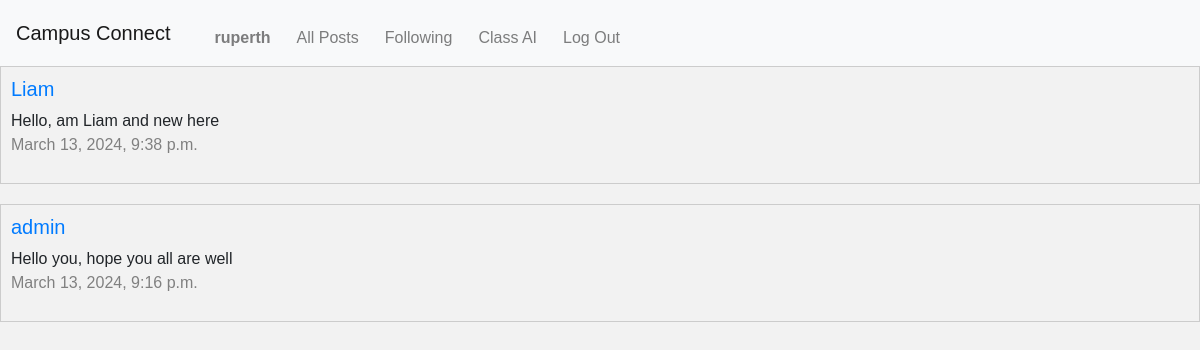
Screenshot of /following (signed in) with the database file from the repository.
### network/models.py (models this page shows, shortened)
class User(AbstractUser):
    pass

class Post(models.Model):
    text = models.TextField(default='')
    user = models.ForeignKey(User, on_delete=models.CASCADE)
    created_at = models.DateTimeField(auto_now_add=True)

### network/views.py (the view)
# urls.py: path("following", views.following, name="following"),
def following(request):
    follow_objects = Follow.objects.filter(follower=request.user)
    following_users = []
    for follow_object in follow_objects:
        following_users.append(follow_object.following)
    posts = Post.objects.filter(user__in=following_users).order_by("-created_at")
    return render(request, "network/following.html", {"posts": posts})

### network/templates/network/following.html (shortened to what this page needs)
{% extends "network/layout.html"%}
{% load static %}
{% block body %}
{% for post in posts %}
<div id="new-posts">
    <a href="{% url 'profile' post.user.pk %}"><h5>{{post.user}}</h5></a>
    {{post.text}}
    <p class="date">{{post.created_at}}</p>
</div>
{% endfor %}
{% endblock %}

### network/templates/network/layout.html (shortened to what this page needs)
{% load static %}
<!DOCTYPE html>
<html lang="en">
    <head>
        <link rel="stylesheet" href="https://stackpath.bootstrapcdn.com/bootstrap/4.4.1/css/bootstrap.min.css">
        <link href="{% static 'network/styles.css' %}" rel="stylesheet">
    </head>
    <body>
        <nav class="navbar navbar-expand-lg navbar-light bg-light">
            <a class="navbar-brand" href="#">Campus Connect</a>
            <div>
            <ul class="navbar-nav mr-auto">
                {% if user.is_authenticated %}
                    <li class="nav-item">
                        <a class="nav-link" href="{% url 'profile' user.pk %}"><strong>{{ user.username }}</strong></a>
                    </li>
                {% endif %}
                <li class="nav-item">
                  <a class="nav-link" href="{% url 'index' %}">All Posts</a>
                </li>
                {% if user.is_authenticated %}
                    <li class="nav-item">
                        <a class="nav-link" href="{% url 'following' %}">Following</a>
                    </li>
                    <li class="nav-item">
                        <a class="nav-link" href="{% url 'class_ai' %}">Class AI</a>
                    </li>
                    <li class="nav-item">
                        <a class="nav-link" href="{% url 'logout' %}">Log Out</a>
                    </li>
                {% endif %}
            </ul>
            </div>
        </nav>
        <div class="body">
            {% block body %}
            {% endblock %}
        </div>
    </body>
</html>

### network/static/network/styles.css (style rules this page uses)
body { font-family: Arial, sans-serif; background-color: #f2f2f2; }
p { color: #666; line-height: 1.5; }
ul, ol { color: #666; line-height: 1.5; list-style: disc; margin-left: 20px; margin-top: 10px; }
#new-posts { border: 1px solid #ccc; padding: 10px; margin-bottom: 20px; }
.navbar { background-color: #f8f9fa; }
.navbar-brand { color: #333; font-size: 20px; }
.navbar-nav .nav-link { color: #333; font-size: 16px; margin-right: 10px; }
.date { color: grey; }

### rows the page displays
User: username "ruperth"
Post: user "Liam", text "Hello, am Liam and new here", created_at "March 13, 2024, 9:38 p.m."
Post: user "admin", text "Hello you, hope you all are well", created_at "March 13, 2024, 9:16 p.m."
